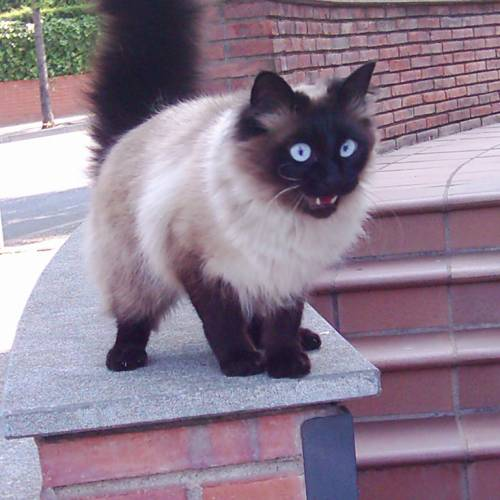
#> input picture assignment_3/Code/A/pic2.jpg, 500 x 500 px, given in place of ball_video.mp4, which was not available
$ python main.py   (older library calls are emulated)
#> lines starting #> are read from the running program, lines starting #| are printed output that depends on the picture; pictures that were not available may be replaced by others from this repository, and a replacement may not be noted
### cv_final_project/circles.py
import numpy as np
import cv2
from numba import jit


# circle class for storing detected circle center and radius values
class Circle:
    # [4 lines left out: function __init__, not called in this run]

# Euclidean distance function
def distance(x1, y1, x2, y2):
    return np.sqrt((np.power((y2 - y1), 2) + np.power((x2 - x1), 2)))


# [55 lines left out: function HoughTransformCircle, not called in this run]


#does calculations and creates accumulator. We Use numba to make this code run faster
@jit
def houghTransformCalculations(acc, edges, minRadius, maxRadius, threshold, dY, dX):
    for x in range(edges.shape[1]):
        for y in range(edges.shape[0]):
            if edges[y][x] != 0:
                # Calculate edge direction phi using gradient information
                phi = np.arctan2(dY[y][x],dX[y][x])

                for r in range(minRadius, maxRadius + 1):
                    aNeg = int(round(x - (r * np.cos(phi))))
                    bNeg = int(round(y - (r * np.sin(phi))))
                    aPos = int(round(x + (r * np.cos(phi))))
                    bPos = int(round(y + (r * np.sin(phi))))
                    if bNeg < acc.shape[0] and aNeg < acc.shape[1]:
                        acc[bNeg][aNeg][r - minRadius] += 1
                    if bPos < acc.shape[0] and aPos < acc.shape[1]:
                        acc[bPos][aPos][r - minRadius] += 1


    return acc


# [26 lines of commented-out code are left out]


def HoughTransformCircleOptimized(image, minRadius, maxRadius, threshold):
    # detect edges using Cannymethod
    edges = cv2.Canny(image, 2000, 3000, apertureSize=5)

    # calculate derivate in x and y direction using sobel operator function to use in gradient calculation
    dX = cv2.Sobel(image, cv2.CV_64F, 1, 0, ksize=-1)

    dY = cv2.Sobel(image, cv2.CV_64F, 0, 1, ksize=-1)


    #accumulator same size as image and edges with 3rd dimesnion for radius
    height = edges.shape[0]
    width = edges.shape[1]
    acc = np.zeros((height, width, maxRadius - minRadius + 1))

    # list to store detected circles
    circles = []


    # print("Checking Radius Values")
    acc = houghTransformCalculations(acc, edges, minRadius, maxRadius, threshold, dY, dX)


    # add circles with accumulated greater than or equal to the given threshold
    maxACC = 0
    for x in range(acc.shape[1]):
        for y in range(acc.shape[0]):
            for r in range(minRadius, maxRadius + 1):
                if acc[y][x][r - minRadius] > maxACC:
                    maxACC = acc[y][x][r - minRadius]

                if acc[y][x][r - minRadius] >= threshold:
                    #check if theres already a circle in range so circles dont overlap
                    closeFlag = False
                    for c in circles:
                        if(distance(x, y, c.x, c.y)) < (c.r + r):
                            closeFlag = True

                    if closeFlag is False:
                        c = Circle(x, y, r)
                        circles.append(c)

    # print("MaxACC:{}".format(maxACC))
    return circles

### cv_final_project/main.py
import cv2
import circles as circ
import time


cap = cv2.VideoCapture("ball_video.mp4")
ret, frame = cap.read()
#> frame is the input picture: shape (500, 500, 3); mean B, G, R 143.6, 126.4, 142.2
fourcc = cv2.VideoWriter_fourcc(*'XVID')
output = cv2.VideoWriter('output.avi',fourcc, 20.0, (frame.shape[1], frame.shape[0]))
frames = 0
sTime = time.time()


while(True):
    # Capture frame-by-frame
    x  = time.time()
    ret, frame = cap.read()

    # convert frame to grayscale
    gray = cv2.cvtColor(frame, cv2.COLOR_BGR2GRAY)
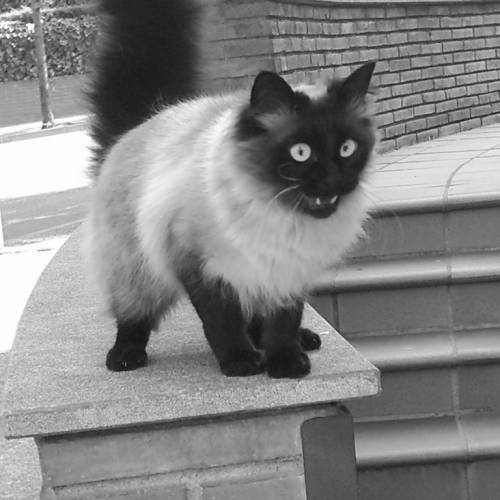
#> gray: shape (500, 500); min 17, max 255, mean 133.1

    # detect circles in the frame with hough transform
    circles = circ.HoughTransformCircleOptimized(gray, 10, 40, 15)
#> in HoughTransformCircleOptimized, `edges = cv2.Canny(image, 2000, 3000, apertureSize=5)`:
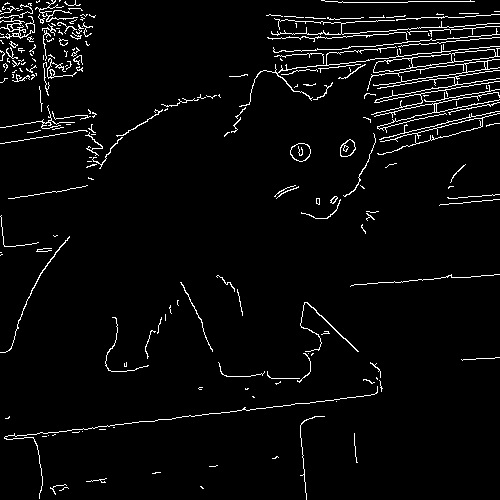
#> edges: shape (500, 500); 3.8% white in thin lines or dots
#> in HoughTransformCircleOptimized, `dX = cv2.Sobel(image, cv2.CV_64F, 1, 0, ksize=-1)`:
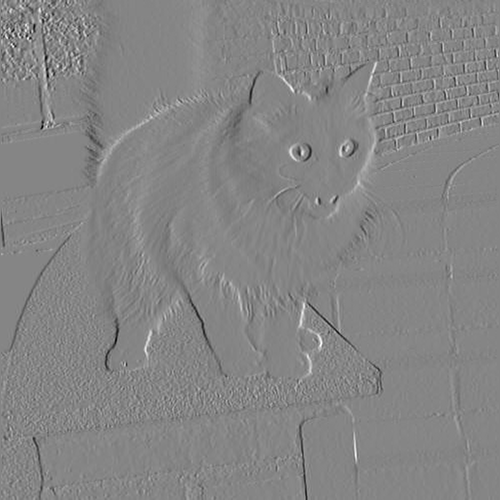
#> dX: shape (500, 500) float64; min -2353, max 2142, mean -4.6; drawn with min black and max white
#> in HoughTransformCircleOptimized, `dY = cv2.Sobel(image, cv2.CV_64F, 0, 1, ksize=-1)`:
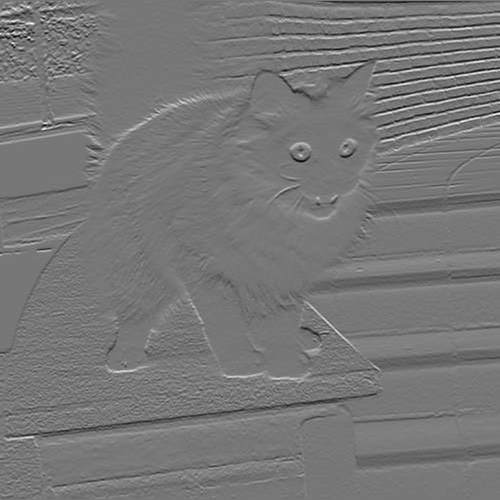
#> dY: shape (500, 500) float64; min -2357, max 2675, mean 1; drawn with min black and max white
#> after the loop in HoughTransformCircleOptimized, `for x in range(acc.shape[1]):`: circles = []; maxACC = 13
#> circles = []

    # [9 lines of commented-out code are left out]
    for c in circles:
        # print("Radius:{}".format(c.r))
        # draw the outer circle
        cv2.circle(frame, (c.x, c.y), c.r, (0, 255, 0), 2)
        # draw the center of the circle
        cv2.circle(frame, (c.x, c.y), 2, (0, 0, 255), 3)
#> this loop made 0 passes

    # draw circles (if using build in function)
    # circles = np.uint16(np.around(circles))
    # for i in circles[0, :]:
    #     # draw the outer circle
    #     cv2.circle(frame, (i[0], i[1]), i[2], (0, 255, 0), 2)
    #     # draw the center of the circle
    #     cv2.circle(frame, (i[0], i[1]), 2, (0, 0, 255), 3)

    # Display the resulting frame
    cv2.imshow('frame', frame)

    # write frame to output video
    output.write(frame)

    # Increment and display number of frames written to output video
    frames+= 1
    print("Frame Written:{}".format(frames))
    print("time->", time.time() - x)

    if cv2.waitKey(1) & 0xFF == ord('q'):
#> (key q is pressed here)
        break


# Check total time elapsed
totalTime = time.time() - sTime
print(totalTime)

# When everything done, release the capture
cap.release()
cv2.destroyAllWindows()
